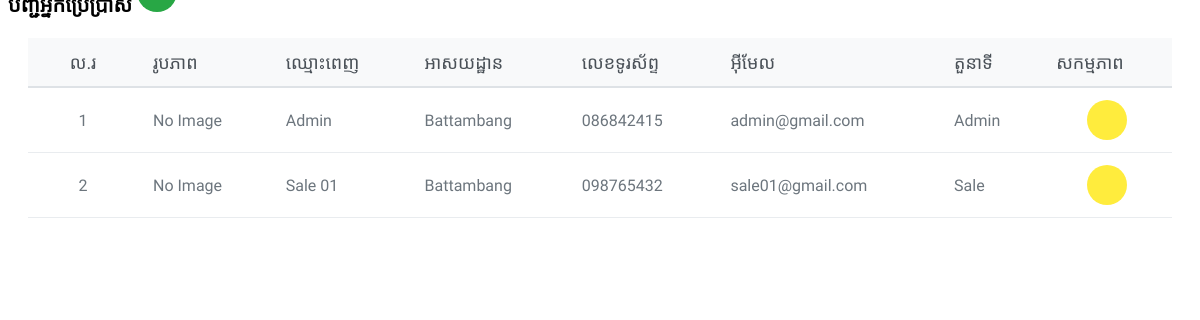
The page /users.php on the database its author committed.
### tables this page shows
CREATE TABLE `users` (
  `id` int(10) unsigned NOT NULL AUTO_INCREMENT,
  `full_name` varchar(100) NOT NULL,
  `gender` varchar(15) NOT NULL,
  `dob` date NOT NULL,
  `address` varchar(100) NOT NULL,
  `phone_number` varchar(15) NOT NULL,
  `username` varchar(100) NOT NULL,
  `password` varchar(100) NOT NULL,
  `type` int(11) unsigned NOT NULL,
  `image` varchar(100) NOT NULL,
  `code` int(6) NOT NULL DEFAULT 0,
  `create_at` datetime NOT NULL DEFAULT current_timestamp(),
  `update_at` datetime NOT NULL DEFAULT current_timestamp(),
  PRIMARY KEY (`id`),
  KEY `type_id` (`type`)
);

### users.php (the view, shortened to what this page needs)
<div class="container-fluid" style="margin-top: -60px;">
	<br>
	<div class="col-lg-12">
		<div class="card">
			<div class="card-header khmer-text d-flex justify-content-between align-items-center">
				<b>បញ្ជីអ្នកប្រើប្រាស់</b>
				<a href="javascript:void(0)" class="new_user" id="new_user" data-toggle="tooltip" title="អ្នកប្រើប្រាស់ថ្មី">
				</a>
			</div>
			<div class="card-body">
				<table class="table table-hover" id="user-list">
					<thead>
						<tr class="khmer-text">
							<th>ល.រ</th>
							<th>រូបភាព</th>
							<th>ឈ្មោះពេញ</th>
							<th>អាសយដ្ឋាន</th>
							<th>លេខទូរស័ព្ទ</th>
							<th>អ៊ីមែល</th>
							<th>តួនាទី</th>
							<th>សកម្មភាព</th>
						</tr>
					</thead>
					<tbody>
						<?php
						include 'db_connect.php';
						$type = array("", "Admin", "Sale", "Manager");
						$users = $conn->query("SELECT * FROM users order by full_name asc");
						$i = 1;
						while ($row = $users->fetch_assoc()) :
						?>
							<tr>
								<td class="text-center">
									<?php echo $i++ ?>
								</td>
								<td>
									<?php
									$image_path = 'assets/uploads/' . $row['image'];
									if (file_exists($image_path) && !empty($row['image'])) {
										echo '<img src="' . $image_path . '" alt="User Image" style="max-width: 60px; max-height: 60px ;">';
									} else {
										echo 'No Image';
									}
									?>
								</td>
								<td>
									<?php echo ucwords($row['full_name']) ?>
								</td>
								<td>
									<?php echo $row['address'] ?>
								</td>
								<td>
									<?php echo $row['phone_number'] ?>
								</td>
								<td>
									<?php echo $row['username'] ?>
								</td>
								<td>
									<?php echo $type[$row['type']] ?>
								</td>
								<td>
									<center>
										<a href="javascript:void(0)" class="edit_user" data-id='<?php echo $row['id']; ?>' data-toggle="tooltip" title="កែប្រែ">
										</a>
									</center>
								</td>
							</tr>
						<?php endwhile; ?>
					</tbody>
				</table>
			</div>
		</div>
	</div>
</div>

### users.php (style rules this page uses)
.khmer-text { font-family: 'Kantumruy Pro', sans-serif !important; }
.card-header { font-size: 20px; font-weight: 500; }
.table { border-collapse: separate; border-spacing: 0; width: 100%; }
.table thead th { background-color: #f8f9fa; color: #495057; font-weight: 500; font-size: 18px; padding: 12px 15px; border-bottom: 2px solid #dee2e6; text-align: left; }
.table tbody td { padding: 12px 15px; vertical-align: middle; border-bottom: 1px solid #e9ecef; color: #6c757d; background-color: #ffffff; }
.table th:nth-child(1), .table td:nth-child(1) { text-align: center; width: 80px; }
.card-body { padding: 1.25rem; }
.table td, .table th { padding: 0.75rem; }
td center a, .new_user { display: inline-block; width: 40px; height: 40px; background-color: #f1f1f1; border-radius: 50%; text-align: center; line-height: 40px; font-size: 18px; transition: all 0.3s ease; color: #555; }
td center a.edit_user { background-color: #ffec3d; }
.new_user { background-color: #28a745; color: white; }

### rows shown on the page
users: shows "No Image", full_name "Admin", address "Battambang", phone_number "086842415", username "admin@gmail.com", type "Admin"
users: shows "No Image", full_name "Sale 01", address "Battambang", phone_number "098765432", username "sale01@gmail.com", type "Sale"
